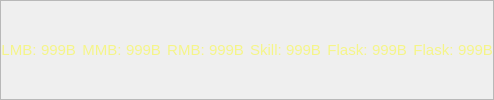
     <widget class="QWidget" name="NoSessionPage">
      <layout class="QHBoxLayout" name="horizontalLayout_3">
       <property name="spacing">
        <number>0</number>
       </property>
       <property name="leftMargin">
        <number>0</number>
       </property>
       <property name="topMargin">
        <number>0</number>
       </property>
       <property name="rightMargin">
        <number>0</number>
       </property>
       <property name="bottomMargin">
        <number>0</number>
       </property>
       <item>
        <widget class="QFrame" name="ClickDisplayNoSession_2">
         <property name="styleSheet">
          <string notr="true">#frame {background: rgba(0,0,0,0.5) !important;}
QLabel {color: #f5f589 !important; }</string>
         </property>
         <property name="frameShape">
          <enum>QFrame::StyledPanel</enum>
         </property>
         <property name="frameShadow">
          <enum>QFrame::Raised</enum>
         </property>
         <layout class="QHBoxLayout" name="horizontalLayout_5">
          <property name="leftMargin">
           <number>0</number>
          </property>
          <property name="topMargin">
           <number>0</number>
          </property>
          <property name="rightMargin">
           <number>0</number>
          </property>
          <property name="bottomMargin">
           <number>0</number>
          </property>
          <item>
           <widget class="QFrame" name="LMBContainer_2">
            <layout class="QHBoxLayout" name="lclick_layout_2">
             <property name="spacing">
              <number>0</number>
             </property>
             <property name="sizeConstraint">
              <enum>QLayout::SetMaximumSize</enum>
             </property>
             <property name="leftMargin">
              <number>0</number>
             </property>
             <property name="topMargin">
              <number>0</number>
             </property>
             <property name="rightMargin">
              <number>0</number>
             </property>
             <property name="bottomMargin">
              <number>0</number>
             </property>
             <item>
              <widget class="QLabel" name="l_click_label_2">
               <property name="palette">
                <palette>
                 <active>
                  <colorrole role="WindowText">
                   <brush brushstyle="SolidPattern">
                    <color alpha="255">
                     <red>245</red>
                     <green>245</green>
                     <blue>137</blue>
                    </color>
                   </brush>
                  </colorrole>
                  <colorrole role="Button">
                   <brush brushstyle="SolidPattern">
                    <color alpha="255">
                     <red>240</red>
                     <green>240</green>
                     <blue>240</blue>
                    </color>
                   </brush>
                  </colorrole>
                  <colorrole role="Light">
                   <brush brushstyle="SolidPattern">
                    <color alpha="255">
                     <red>255</red>
                     <green>255</green>
                     <blue>255</blue>
                    </color>
                   </brush>
                  </colorrole>
                  <colorrole role="Midlight">
                   <brush brushstyle="SolidPattern">
                    <color alpha="255">
                     <red>227</red>
                     <green>227</green>
                     <blue>227</blue>
                    </color>
                   </brush>
                  </colorrole>
                  <colorrole role="Dark">
                   <brush brushstyle="SolidPattern">
                    <color alpha="255">
                     <red>160</red>
                     <green>160</green>
                     <blue>160</blue>
                    </color>
                   </brush>
                  </colorrole>
                  <colorrole role="Mid">
                   <brush brushstyle="SolidPattern">
                    <color alpha="255">
                     <red>160</red>
                     <green>160</green>
                     <blue>160</blue>
                    </color>
                   </brush>
                  </colorrole>
                  <colorrole role="Text">
                   <brush brushstyle="SolidPattern">
                    <color alpha="255">
                     <red>245</red>
                     <green>245</green>
                     <blue>137</blue>
                    </color>
                   </brush>
                  </colorrole>
                  <colorrole role="BrightText">
                   <brush brushstyle="SolidPattern">
                    <color alpha="255">
                     <red>255</red>
                     <green>255</green>
                     <blue>255</blue>
                    </color>
                   </brush>
                  </colorrole>
                  <colorrole role="ButtonText">
                   <brush brushstyle="SolidPattern">
                    <color alpha="255">
                     <red>245</red>
                     <green>245</green>
                     <blue>137</blue>
                    </color>
                   </brush>
                  </colorrole>
                  <colorrole role="Base">
                   <brush brushstyle="SolidPattern">
                    <color alpha="255">
                     <red>255</red>
                     <green>255</green>
                     <blue>255</blue>
                    </color>
                   </brush>
                  </colorrole>
                  <colorrole role="Window">
                   <brush brushstyle="SolidPattern">
                    <color alpha="66">
                     <red>0</red>
                     <green>0</green>
                     <blue>0</blue>
                    </color>
                   </brush>
                  </colorrole>
                  <colorrole role="Highlight">
                   <brush brushstyle="SolidPattern">
                    <color alpha="255">
                     <red>0</red>
                     <green>120</green>
                     <blue>215</blue>
                    </color>
                   </brush>
                  </colorrole>
                  <colorrole role="PlaceholderText">
                   <brush brushstyle="SolidPattern">
                    <color alpha="255">
                     <red>245</red>
                     <green>245</green>
                     <blue>137</blue>
                    </color>
                   </brush>
                  </colorrole>
                 </active>
                 <inactive>
                  <colorrole role="WindowText">
                   <brush brushstyle="SolidPattern">
                    <color alpha="255">
                     <red>245</red>
                     <green>245</green>
                     <blue>137</blue>
                    </color>
                   </brush>
                  </colorrole>
                  <colorrole role="Button">
                   <brush brushstyle="SolidPattern">
                    <color alpha="255">
                     <red>240</red>
                     <green>240</green>
                     <blue>240</blue>
                    </color>
                   </brush>
                  </colorrole>
                  <colorrole role="Light">
                   <brush brushstyle="SolidPattern">
                    <color alpha="255">
                     <red>255</red>
                     <green>255</green>
                     <blue>255</blue>
                    </color>
                   </brush>
                  </colorrole>
                  <colorrole role="Midlight">
                   <brush brushstyle="SolidPattern">
                    <color alpha="255">
                     <red>227</red>
                     <green>227</green>
                     <blue>227</blue>
                    </color>
                   </brush>
                  </colorrole>
                  <colorrole role="Dark">
                   <brush brushstyle="SolidPattern">
                    <color alpha="255">
                     <red>160</red>
                     <green>160</green>
                     <blue>160</blue>
                    </color>
                   </brush>
                  </colorrole>
                  <colorrole role="Mid">
                   <brush brushstyle="SolidPattern">
                    <color alpha="255">
                     <red>160</red>
                     <green>160</green>
                     <blue>160</blue>
                    </color>
                   </brush>
                  </colorrole>
                  <colorrole role="Text">
                   <brush brushstyle="SolidPattern">
                    <color alpha="255">
                     <red>245</red>
                     <green>245</green>
                     <blue>137</blue>
                    </color>
                   </brush>
                  </colorrole>
                  <colorrole role="BrightText">
                   <brush brushstyle="SolidPattern">
                    <color alpha="255">
                     <red>255</red>
                     <green>255</green>
                     <blue>255</blue>
                    </color>
                   </brush>
                  </colorrole>
                  <colorrole role="ButtonText">
                   <brush brushstyle="SolidPattern">
                    <color alpha="255">
                     <red>245</red>
                     <green>245</green>
                     <blue>137</blue>
                    </color>
                   </brush>
                  </colorrole>
                  <colorrole role="Base">
                   <brush brushstyle="SolidPattern">
                    <color alpha="255">
                     <red>255</red>
                     <green>255</green>
                     <blue>255</blue>
                    </color>
                   </brush>
                  </colorrole>
                  <colorrole role="Window">
                   <brush brushstyle="SolidPattern">
                    <color alpha="255">
                     <red>240</red>
                     <green>240</green>
                     <blue>240</blue>
                    </color>
                   </brush>
                  </colorrole>
                  <colorrole role="Highlight">
                   <brush brushstyle="SolidPattern">
                    <color alpha="255">
                     <red>240</red>
                     <green>240</green>
                     <blue>240</blue>
                    </color>
                   </brush>
                  </colorrole>
                  <colorrole role="PlaceholderText">
                   <brush brushstyle="SolidPattern">
                    <color alpha="255">
                     <red>245</red>
                     <green>245</green>
                     <blue>137</blue>
                    </color>
                   </brush>
                  </colorrole>
                 </inactive>
                 <disabled>
                  <colorrole role="WindowText">
                   <brush brushstyle="SolidPattern">
                    <color alpha="255">
                     <red>245</red>
                     <green>245</green>
                     <blue>137</blue>
                    </color>
                   </brush>
                  </colorrole>
                  <colorrole role="Button">
                   <brush brushstyle="SolidPattern">
                    <color alpha="255">
                     <red>240</red>
                     <green>240</green>
                     <blue>240</blue>
                    </color>
                   </brush>
                  </colorrole>
                  <colorrole role="Light">
                   <brush brushstyle="SolidPattern">
                    <color alpha="255">
                     <red>255</red>
                     <green>255</green>
                     <blue>255</blue>
                    </color>
                   </brush>
                  </colorrole>
                  <colorrole role="Midlight">
                   <brush brushstyle="SolidPattern">
                    <color alpha="255">
                     <red>247</red>
                     <green>247</green>
                     <blue>247</blue>
                    </color>
                   </brush>
                  </colorrole>
                  <colorrole role="Dark">
                   <brush brushstyle="SolidPattern">
                    <color alpha="255">
                     <red>160</red>
                     <green>160</green>
                     <blue>160</blue>
                    </color>
                   </brush>
                  </colorrole>
                  <colorrole role="Mid">
                   <brush brushstyle="SolidPattern">
                    <color alpha="255">
                     <red>160</red>
                     <green>160</green>
                     <blue>160</blue>
                    </color>
                   </brush>
                  </colorrole>
                  <colorrole role="Text">
                   <brush brushstyle="SolidPattern">
                    <color alpha="255">
                     <red>245</red>
                     <green>245</green>
                     <blue>137</blue>
                    </color>
                   </brush>
                  </colorrole>
                  <colorrole role="BrightText">
                   <brush brushstyle="SolidPattern">
                    <color alpha="255">
                     <red>255</red>
                     <green>255</green>
                     <blue>255</blue>
                    </color>
                   </brush>
                  </colorrole>
                  <colorrole role="ButtonText">
                   <brush brushstyle="SolidPattern">
                    <color alpha="255">
                     <red>245</red>
                     <green>245</green>
                     <blue>137</blue>
                    </color>
                   </brush>
                  </colorrole>
                  <colorrole role="Base">
                   <brush brushstyle="SolidPattern">
                    <color alpha="66">
                     <red>0</red>
                     <green>0</green>
                     <blue>0</blue>
                    </color>
                   </brush>
                  </colorrole>
                  <colorrole role="Window">
                   <brush brushstyle="SolidPattern">
                    <color alpha="66">
                     <red>0</red>
                     <green>0</green>
                     <blue>0</blue>
                    </color>
                   </brush>
                  </colorrole>
                  <colorrole role="Highlight">
                   <brush brushstyle="SolidPattern">
                    <color alpha="255">
                     <red>0</red>
                     <green>120</green>
                     <blue>215</blue>
                    </color>
                   </brush>
                  </colorrole>
                  <colorrole role="PlaceholderText">
                   <brush brushstyle="SolidPattern">
                    <color alpha="255">
                     <red>245</red>
                     <green>245</green>
                     <blue>137</blue>
                    </color>
                   </brush>
                  </colorrole>
                 </disabled>
                </palette>
               </property>
               <property name="font">
                <font>
                 <pointsize>11</pointsize>
                 <italic>false</italic>
                 <bold>false</bold>
                </font>
               </property>
               <property name="text">
                <string>LMB: </string>
               </property>
               <property name="alignment">
                <set>Qt::AlignCenter</set>
               </property>
              </widget>
             </item>
             <item>
              <widget class="QLabel" name="l_click_value_2">
               <property name="palette">
                <palette>
                 <active>
                  <colorrole role="WindowText">
                   <brush brushstyle="SolidPattern">
                    <color alpha="255">
                     <red>245</red>
                     <green>245</green>
                     <blue>137</blue>
                    </color>
                   </brush>
                  </colorrole>
                  <colorrole role="Text">
                   <brush brushstyle="SolidPattern">
                    <color alpha="255">
                     <red>245</red>
                     <green>245</green>
                     <blue>137</blue>
                    </color>
                   </brush>
                  </colorrole>
                  <colorrole role="ButtonText">
                   <brush brushstyle="SolidPattern">
                    <color alpha="255">
                     <red>245</red>
                     <green>245</green>
                     <blue>137</blue>
                    </color>
                   </brush>
                  </colorrole>
                  <colorrole role="Highlight">
                   <brush brushstyle="SolidPattern">
                    <color alpha="255">
                     <red>0</red>
                     <green>120</green>
                     <blue>215</blue>
                    </color>
                   </brush>
                  </colorrole>
                  <colorrole role="PlaceholderText">
                   <brush brushstyle="SolidPattern">
                    <color alpha="255">
                     <red>245</red>
                     <green>245</green>
                     <blue>137</blue>
                    </color>
                   </brush>
                  </colorrole>
                 </active>
                 <inactive>
                  <colorrole role="WindowText">
                   <brush brushstyle="SolidPattern">
                    <color alpha="255">
                     <red>245</red>
                     <green>245</green>
                     <blue>137</blue>
                    </color>
                   </brush>
                  </colorrole>
                  <colorrole role="Text">
                   <brush brushstyle="SolidPattern">
                    <color alpha="255">
                     <red>245</red>
                     <green>245</green>
                     <blue>137</blue>
                    </color>
                   </brush>
                  </colorrole>
                  <colorrole role="ButtonText">
                   <brush brushstyle="SolidPattern">
                    <color alpha="255">
                     <red>245</red>
                     <green>245</green>
                     <blue>137</blue>
                    </color>
                   </brush>
                  </colorrole>
                  <colorrole role="Highlight">
                   <brush brushstyle="SolidPattern">
                    <color alpha="255">
                     <red>240</red>
                     <green>240</green>
                     <blue>240</blue>
                    </color>
                   </brush>
                  </colorrole>
                  <colorrole role="PlaceholderText">
                   <brush brushstyle="SolidPattern">
                    <color alpha="255">
                     <red>245</red>
                     <green>245</green>
                     <blue>137</blue>
                    </color>
                   </brush>
                  </colorrole>
                 </inactive>
                 <disabled>
                  <colorrole role="WindowText">
                   <brush brushstyle="SolidPattern">
                    <color alpha="255">
                     <red>245</red>
                     <green>245</green>
                     <blue>137</blue>
                    </color>
                   </brush>
                  </colorrole>
                  <colorrole role="Text">
                   <brush brushstyle="SolidPattern">
                    <color alpha="255">
                     <red>245</red>
                     <green>245</green>
                     <blue>137</blue>
                    </color>
                   </brush>
                  </colorrole>
                  <colorrole role="ButtonText">
                   <brush brushstyle="SolidPattern">
                    <color alpha="255">
                     <red>245</red>
                     <green>245</green>
                     <blue>137</blue>
                    </color>
                   </brush>
                  </colorrole>
                  <colorrole role="Highlight">
                   <brush brushstyle="SolidPattern">
                    <color alpha="255">
                     <red>0</red>
                     <green>120</green>
                     <blue>215</blue>
                    </color>
                   </brush>
                  </colorrole>
                  <colorrole role="PlaceholderText">
                   <brush brushstyle="SolidPattern">
                    <color alpha="255">
                     <red>245</red>
                     <green>245</green>
                     <blue>137</blue>
                    </color>
                   </brush>
                  </colorrole>
                 </disabled>
                </palette>
               </property>
               <property name="font">
                <font>
                 <pointsize>11</pointsize>
                 <italic>false</italic>
                 <bold>false</bold>
                </font>
               </property>
               <property name="text">
                <string>999B</string>
               </property>
               <property name="alignment">
                <set>Qt::AlignLeading|Qt::AlignLeft|Qt::AlignVCenter</set>
               </property>
              </widget>
             </item>
            </layout>
           </widget>
          </item>
          <item>
           <widget class="QFrame" name="MMBContainer_2">
            <layout class="QHBoxLayout" name="mclick_layout_1">
             <property name="spacing">
              <number>0</number>
             </property>
             <property name="sizeConstraint">
              <enum>QLayout::SetMaximumSize</enum>
             </property>
             <property name="leftMargin">
              <number>0</number>
             </property>
             <property name="topMargin">
              <number>0</number>
             </property>
             <property name="rightMargin">
              <number>0</number>
             </property>
             <property name="bottomMargin">
              <number>0</number>
             </property>
             <item>
              <widget class="QLabel" name="m_click_label_2">
               <property name="font">
                <font>
                 <pointsize>11</pointsize>
                 <italic>false</italic>
                 <bold>false</bold>
                </font>
               </property>
               <property name="text">
                <string>MMB: </string>
               </property>
               <property name="alignment">
                <set>Qt::AlignCenter</set>
               </property>
              </widget>
             </item>
             <item>
              <widget class="QLabel" name="m_click_value_2">
               <property name="font">
                <font>
                 <pointsize>11</pointsize>
                 <italic>false</italic>
                 <bold>false</bold>
                </font>
               </property>
               <property name="text">
                <string>999B</string>
               </property>
               <property name="alignment">
                <set>Qt::AlignLeading|Qt::AlignLeft|Qt::AlignVCenter</set>
               </property>
              </widget>
             </item>
            </layout>
           </widget>
          </item>
          <item>
           <widget class="QFrame" name="RMBContainer_2">
            <layout class="QHBoxLayout" name="rclick_layout_2">
             <property name="spacing">
              <number>0</number>
             </property>
             <property name="sizeConstraint">
              <enum>QLayout::SetMaximumSize</enum>
             </property>
             <property name="leftMargin">
              <number>0</number>
             </property>
             <property name="topMargin">
              <number>0</number>
             </property>
             <property name="rightMargin">
              <number>0</number>
             </property>
             <property name="bottomMargin">
              <number>0</number>
             </property>
             <item>
              <widget class="QLabel" name="r_click_label_2">
               <property name="font">
                <font>
                 <pointsize>11</pointsize>
                 <italic>false</italic>
                 <bold>false</bold>
                </font>
               </property>
               <property name="text">
                <string>RMB: </string>
               </property>
               <property name="alignment">
                <set>Qt::AlignCenter</set>
               </property>
              </widget>
             </item>
             <item>
              <widget class="QLabel" name="r_click_value_2">
               <property name="font">
                <font>
                 <pointsize>11</pointsize>
                 <italic>false</italic>
                 <bold>false</bold>
                </font>
               </property>
               <property name="text">
                <string>999B</string>
               </property>
               <property name="alignment">
                <set>Qt::AlignLeading|Qt::AlignLeft|Qt::AlignVCenter</set>
               </property>
              </widget>
             </item>
            </layout>
           </widget>
          </item>
          <item>
           <widget class="QFrame" name="SkillContainer_3">
            <layout class="QHBoxLayout" name="skill_layout_2">
             <property name="spacing">
              <number>0</number>
             </property>
             <property name="sizeConstraint">
              <enum>QLayout::SetMaximumSize</enum>
             </property>
             <property name="leftMargin">
              <number>0</number>
             </property>
             <property name="topMargin">
              <number>0</number>
             </property>
             <property name="rightMargin">
              <number>0</number>
             </property>
             <property name="bottomMargin">
              <number>0</number>
             </property>
             <item>
              <widget class="QLabel" name="skill_label_2">
               <property name="font">
                <font>
                 <pointsize>11</pointsize>
                 <italic>false</italic>
                 <bold>false</bold>
                </font>
               </property>
               <property name="text">
                <string>Skill: </string>
               </property>
               <property name="alignment">
                <set>Qt::AlignCenter</set>
               </property>
              </widget>
             </item>
             <item>
              <widget class="QLabel" name="skill_value_2">
               <property name="font">
                <font>
                 <pointsize>11</pointsize>
                 <italic>false</italic>
                 <bold>false</bold>
                </font>
               </property>
               <property name="text">
                <string>999B</string>
               </property>
               <property name="alignment">
                <set>Qt::AlignLeading|Qt::AlignLeft|Qt::AlignVCenter</set>
               </property>
              </widget>
             </item>
            </layout>
           </widget>
          </item>
          <item>
           <widget class="QFrame" name="FlaskContainer_3">
            <layout class="QHBoxLayout" name="flask_layout_2">
             <property name="spacing">
              <number>0</number>
             </property>
             <property name="sizeConstraint">
              <enum>QLayout::SetMaximumSize</enum>
             </property>
             <property name="leftMargin">
              <number>0</number>
             </property>
             <property name="topMargin">
              <number>0</number>
             </property>
             <property name="rightMargin">
              <number>0</number>
             </property>
             <property name="bottomMargin">
              <number>0</number>
             </property>
             <item>
              <widget class="QLabel" name="flask_label_2">
               <property name="font">
                <font>
                 <pointsize>11</pointsize>
                 <italic>false</italic>
                 <bold>false</bold>
                </font>
               </property>
               <property name="text">
                <string>Flask: </string>
               </property>
               <property name="alignment">
                <set>Qt::AlignCenter</set>
               </property>
              </widget>
             </item>
             <item>
              <widget class="QLabel" name="flask_value_2">
               <property name="font">
                <font>
                 <pointsize>11</pointsize>
                 <italic>false</italic>
                 <bold>false</bold>
                </font>
               </property>
               <property name="text">
                <string>999B</string>
               </property>
               <property name="alignment">
                <set>Qt::AlignLeading|Qt::AlignLeft|Qt::AlignVCenter</set>
               </property>
              </widget>
             </item>
            </layout>
           </widget>
          </item>
          <item>
           <widget class="QFrame" name="DetonateContainer_2">
            <layout class="QHBoxLayout" name="flask_layout_3">
             <property name="spacing">
              <number>0</number>
             </property>
             <property name="sizeConstraint">
              <enum>QLayout::SetMaximumSize</enum>
             </property>
             <property name="leftMargin">
              <number>0</number>
             </property>
             <property name="topMargin">
              <number>0</number>
             </property>
             <property name="rightMargin">
              <number>0</number>
             </property>
             <property name="bottomMargin">
              <number>0</number>
             </property>
             <item>
              <widget class="QLabel" name="detonate_label_2">
               <property name="font">
                <font>
                 <pointsize>11</pointsize>
                 <italic>false</italic>
                 <bold>false</bold>
                </font>
               </property>
               <property name="text">
                <string>Flask: </string>
               </property>
               <property name="alignment">
                <set>Qt::AlignCenter</set>
               </property>
              </widget>
             </item>
             <item>
              <widget class="QLabel" name="detonate_value_2">
               <property name="font">
                <font>
                 <pointsize>11</pointsize>
                 <italic>false</italic>
                 <bold>false</bold>
                </font>
               </property>
               <property name="text">
                <string>999B</string>
               </property>
               <property name="alignment">
                <set>Qt::AlignLeading|Qt::AlignLeft|Qt::AlignVCenter</set>
               </property>
              </widget>
             </item>
            </layout>
           </widget>
          </item>
         </layout>
        </widget>
       </item>
      </layout>
     </widget>
